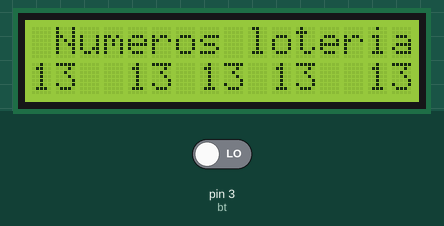
The sketch below on a simulated Arduino Uno, built with avr-gcc and run on an emulated ATmega328P. Shown: 16×2 character LCD. The test bench sets the inputs (shaded band); at power-on: pin 3 (bt) LOW. Random numbers use the default seed unless the sketch sets one; what the sketch prints to the serial monitor is not drawn.

Above: at 1.2 s.
1.3 s: pin 3 (bt) driven HIGH
At 2.54 s:
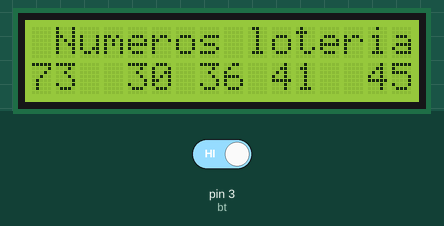
2.8 s: pin 3 (bt) driven LOW
At 3.04 s:
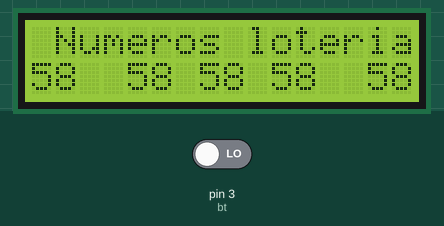
4.4 s: pin 3 (bt) driven HIGH
At 5.76 s:
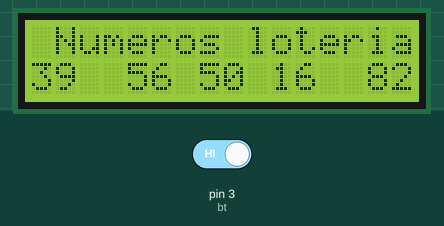
Timing chart, 0 to 7.4 s (numbered marks = the images above; inputs shaded):
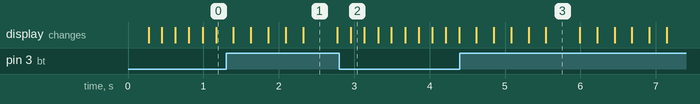

Measured:
- what the display in image 1 shows lasts 0.5 s, from 2.3 s to 2.8 s

The sketch:

loteria04.ino
```cpp
#include <Wire.h>
#include <LiquidCrystal_I2C.h> //coloca a biblioteca que faz nosso display funcionar

int bt = 3;  //meu botão
int casa; //qual casa tá sorteando
int numero[6];


// Inicializa o display no endereco 0x27
LiquidCrystal_I2C lcd(0x27,2,1,0,4,5,6,7,3, POSITIVE);

void setup() {
  randomSeed(analogRead(random(0)));
  lcd.begin (16,2); // Inicializa o display LCD 16x2
  lcd.setBacklight(HIGH); // Liga a luz de fundo do LCD
  pinMode(bt, INPUT);
  Serial.begin(9600);
}

void loop() {
  int acao = digitalRead(bt);
  Serial.println(acao);

  lcd.setCursor(0,0);
  lcd.print(" Numeros loteria: ");

  if(acao == 1){
    casa++;
    delay(50);
  }

  int sorteio = random(1, 60);

  switch(casa){
    case 0:
    lcd.setCursor(0,1);
    lcd.print(sorteio);
    lcd.setCursor(4,1);
    lcd.print(sorteio);
    lcd.setCursor(7,1);
    lcd.print(sorteio);
    lcd.setCursor(10,1);
    lcd.print(sorteio);
    lcd.setCursor(14,1);
    lcd.print(sorteio);
    break;
    case 1:
    numero[0] = random(1, 60);
    lcd.setCursor(0,1);
    lcd.print(numero[0]);
    lcd.setCursor(4,1);
    lcd.print(sorteio);
    lcd.setCursor(7,1);
    lcd.print(sorteio);
    lcd.setCursor(10,1);
    lcd.print(sorteio);
    lcd.setCursor(14,1);
    lcd.print(sorteio);
    break;
    case 2:
    numero[1] = random(1, 60);
    lcd.setCursor(0,1);
    lcd.print(numero[0]);
    lcd.setCursor(4,1);
    lcd.print(numero[1]);
    lcd.setCursor(7,1);
    lcd.print(sorteio);
    lcd.setCursor(10,1);
    lcd.print(sorteio);
    lcd.setCursor(14,1);
    lcd.print(sorteio);
    break;
    case 3:
    numero[2] = random(1, 60);
    lcd.setCursor(0,1);
    lcd.print(numero[0]);
    lcd.setCursor(4,1);
    lcd.print(numero[1]);
    lcd.setCursor(7,1);
    lcd.print(numero[2]);
    lcd.setCursor(10,1);
    lcd.print(sorteio);
    lcd.setCursor(14,1);
    lcd.print(sorteio);
    break;
    case 4:
    numero[3] = random(1, 60);
    lcd.setCursor(0,1);
    lcd.print(numero[0]);
    lcd.setCursor(4,1);
    lcd.print(numero[1]);
    lcd.setCursor(7,1);
    lcd.print(numero[2]);
    lcd.setCursor(10,1);
    lcd.print(numero[3]);
    lcd.setCursor(14,1);
    lcd.print(sorteio);
    break;
    case 5:
    numero[4] = random(1, 60);
    lcd.setCursor(0,1);
    lcd.print(numero[0]);
    lcd.setCursor(4,1);
    lcd.print(numero[1]);
    lcd.setCursor(7,1);
    lcd.print(numero[2]);
    lcd.setCursor(10,1);
    lcd.print(numero[3]);
    lcd.setCursor(14,1);
    lcd.print(numero[4]);
    break;
    default:
    break;
  }

  if (casa>6){
    casa = 0; //reinicia!
    lcd.setCursor(0, 1);
    lcd.print("                "); //tipo "reset" de sumir tudo
  }

  delay(150);
}
```
